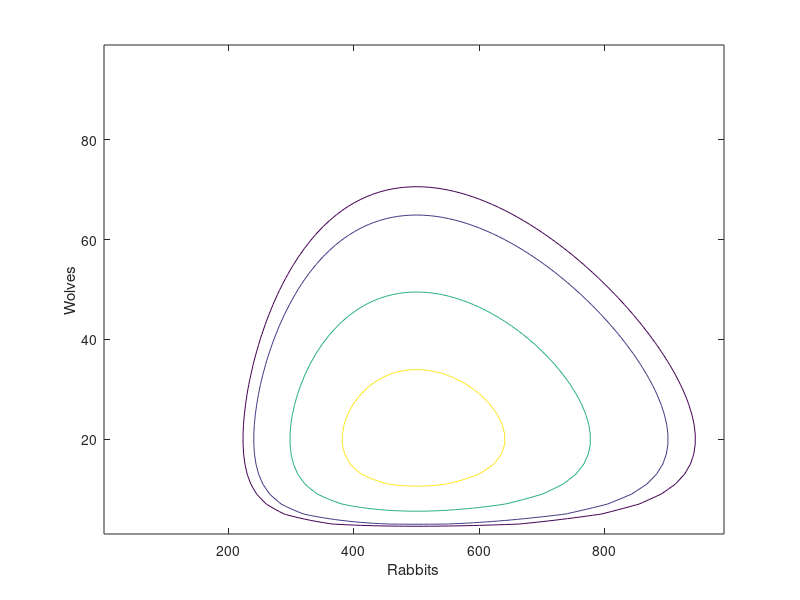

This figure's MATLAB source:
%Plots Contours of Lyapunov function for divisive feedback network
clear all;
whitebg('w');
RR = 1:10:1000;
WW = 1:2:100;
[R, W] = meshgrid(RR, WW);
U = (1/10)*log(W) + (1/2)*log(R) - W/200 - R/1000;
figure(1), contour(RR, WW, U, [2.68, 2.7, 2.75, 2.79, 2.86]);
xlabel('Rabbits'); ylabel('Wolves');
